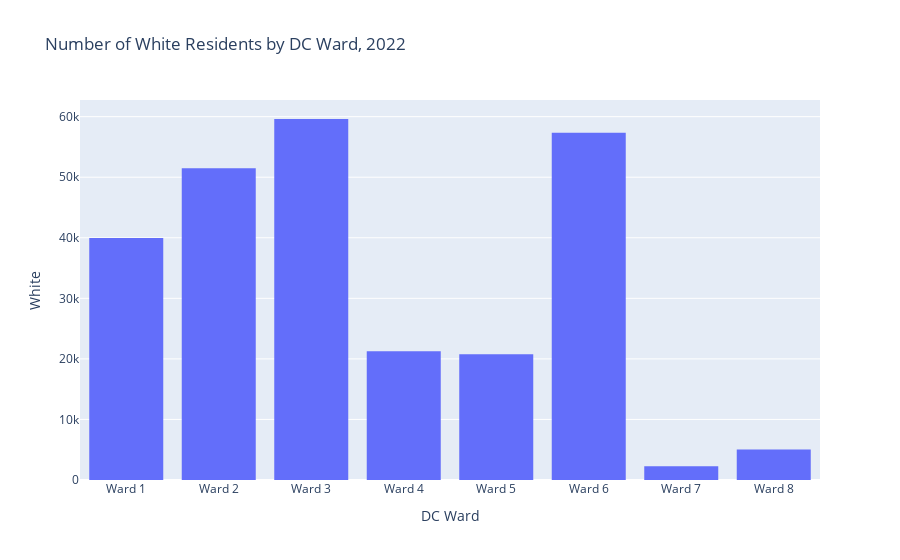

Write notebook code for a chart like this one.
### Markdown cell above
Now let's make some bar charts using our trimmed and sorted variable for race and ethnicity. We'll start by generating one chart per the following race and ethnicity categories: White, Black, American Indian and Alaska Native, Asian, Native Hawaiian and Pacific Islander, and Latino. This is just to help us visualize what the individual counts may look like.

### Code cell
fig = px.bar(demog_trimmed_ward,
             x='WARD',
             y='White',
             title='Number of White Residents by DC Ward, 2022',
             labels={
                 'WARD':'DC Ward'
             }
            )
fig.update_traces(marker_line_width=0)
fig.show()

### Figure 1 — Plotly figure (JSON) as saved in the notebook; plotly's stock layout.template omitted (floating-point values rounded to 4 significant figures)
{"data": [{"alignmentgroup": "True", "hovertemplate": "DC Ward=%{x}<br>White=%{y}<extra></extra>", "legendgroup": "", "marker": {"color": "#636efa", "line": {"width": 0}, "pattern": {"shape": ""}}, "name": "", "offsetgroup": "", "orientation": "v", "showlegend": false, "textposition": "auto", "type": "bar", "x": ["Ward 1", "Ward 2", "Ward 3", "Ward 4", "Ward 5", "Ward 6", "Ward 7", "Ward 8"], "xaxis": "x", "y": [39958, 51495, 59616, 21268, 20759, 57364, 2281, 5051], "yaxis": "y"}], "layout": {"autosize": true, "barmode": "relative", "legend": {"tracegroupgap": 0}, "title": {"text": "Number of White Residents by DC Ward, 2022"}, "xaxis": {"anchor": "y", "autorange": true, "domain": [0, 1], "range": [-0.5, 7.5], "title": {"text": "DC Ward"}, "type": "category"}, "yaxis": {"anchor": "x", "autorange": true, "domain": [0, 1], "range": [0, 62750.0], "title": {"text": "White"}, "type": "linear"}}}
